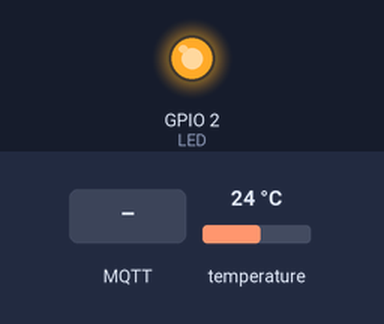
This sketch was run on a simulated ESP8266 (NodeMCU). Parts: output pins drawn as LEDs (lit = HIGH). The test bench sets the inputs (shaded band); at power-on: temperature 24 °C. WiFi joins after 1.5 s; servers stay silent unless stated; random numbers use the default seed unless the sketch sets one; no MQTT or app messages arrive unless stated; what the sketch prints to the serial monitor is not drawn.

Above: at 2.7 s.
2.8 s: MQTT message "on" arrives on the first subscribed topic
At 3.4 s:
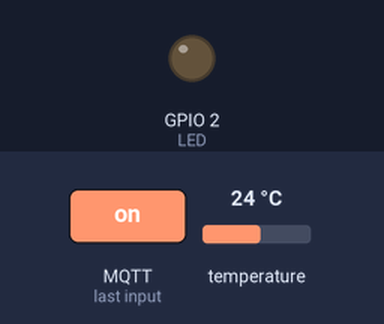
6.0 s: MQTT message "off" arrives on the first subscribed topic
At 6.6 s:
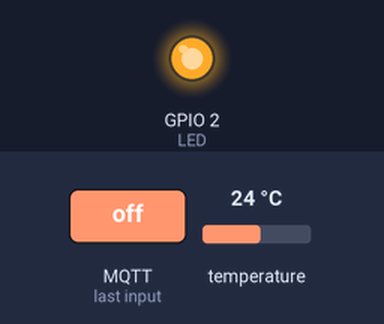
Timing chart, 0 to 9.0 s (numbered marks = the images above; inputs shaded):
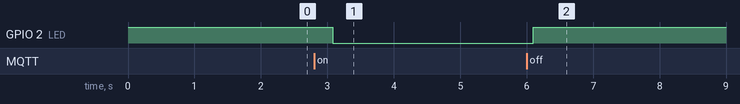

The sketch:

MQTT_publisher_and_subscriber.ino
```cpp
#include <ESP8266WiFi.h>
#include <PubSubClient.h>
#include "DHT.h"
#include <DHT_U.h>

#define LED (2)
#define DHTPIN 12
#define DHTTYPE DHT11
const char* ssid = "your wifi name";
const char* password = "wifi password";

const char* mqtt_server = "server name or ip address";

const char* mqtt_username = "server username";
const char* mqtt_password = "server password";
String clientID = "esp8266";
const char* topic = "topic/relay1";
const char* topic1 = "topic/mess";
const char* topic2 = "topic/temp";
const char* topic3 = "topic/publish";

DHT_Unified dht(DHTPIN, DHTTYPE);
WiFiClient espClient;
PubSubClient client(espClient);
void setup() {
  pinMode(LED, OUTPUT);
  digitalWrite(LED, HIGH);
  Serial.begin(115200);
  connectWifi();
  client.setServer(mqtt_server, 1883);
  client.setCallback(callback);
}
void loop() {
    if (!client.connected()) {
      connectMQTT();
    }
    readTemp();
    client.loop();
    delay(500);
}
void connectWifi() {
  delay(10);
  Serial.printf("\nConnecting to %s\n", ssid);
  WiFi.begin(ssid, password);
  while (WiFi.status() != WL_CONNECTED) {
    delay(250);
    Serial.print(".");
  }
  Serial.println("");
  Serial.print("WiFi connected on IP address ");
  Serial.println(WiFi.localIP());
}
void connectMQTT() {
  while (!client.connected()) {
    // Create a random client ID
    clientID += String(random(0xffff), HEX);
    Serial.printf("MQTT connecting as client %s...\n", clientID.c_str());

    if (client.connect("1234", mqtt_username, mqtt_password)) {
      Serial.println("MQTT connected");
      client.subscribe(topic);
      client.subscribe(topic1);
    } else {
      Serial.printf("MQTT failed, state %s, retrying...\n", client.state());
      delay(2500);
    }
  }
}
void callback(const char* topic, byte* payload, unsigned int length){
 String messageTemp;
 for (int i = 0; i < length; i++) {
  messageTemp += (char)payload[i];
 }
 if(strcmp(topic, "topic/relay1") ==0){

   if(messageTemp =="on"){
    setLedState(HIGH);
   }

   if(messageTemp =="off"){
    setLedState(LOW);
   }

 Serial.println("Publish received.");
 Serial.print(" message: ");
 Serial.println(messageTemp);
 Serial.print(" topic: ");
 Serial.println(topic);
 }
 if(strcmp(topic1, "topic/mess") ==0){
 Serial.println("Publish received.");
 Serial.print(" message: ");
 Serial.println(messageTemp);
 Serial.print(" topic: ");
 Serial.println(topic1);
 }

}
void setLedState(boolean state) {
  digitalWrite(LED, !state);
}
void readTemp(){
   sensors_event_t event;
  dht.temperature().getEvent(&event);
      client.publish(topic3, String(event.temperature).c_str(), true);
      client.publish(topic2, "on");


}
```

Measured:
- after the input at 2.8 s, GPIO 2 (LED): HIGH → LOW after 0.28 s
- after the input at 6.0 s, GPIO 2 (LED): LOW → HIGH after 0.10 s
